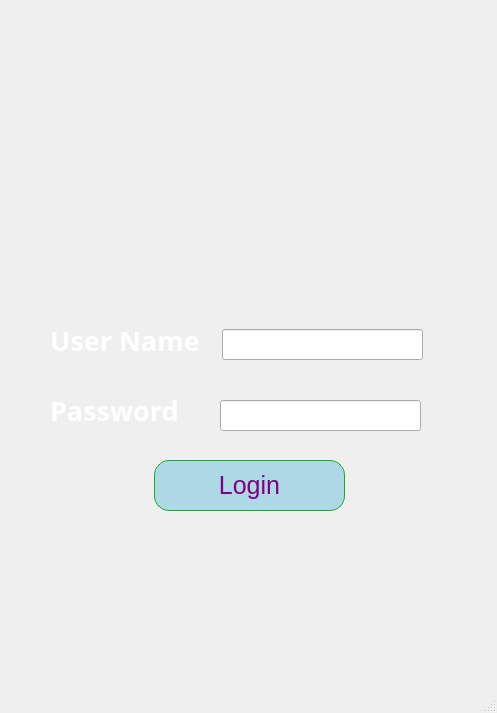
<?xml version="1.0" encoding="UTF-8"?>
<ui version="4.0">
 <class>MainWindow</class>
 <widget class="QMainWindow" name="MainWindow">
  <property name="geometry">
   <rect>
    <x>0</x>
    <y>0</y>
    <width>497</width>
    <height>713</height>
   </rect>
  </property>
  <property name="maximumSize">
   <size>
    <width>638</width>
    <height>794</height>
   </size>
  </property>
  <property name="windowTitle">
   <string>MainWindow</string>
  </property>
  <property name="styleSheet">
   <string notr="true"/>
  </property>
  <widget class="QWidget" name="centralwidget">
   <property name="styleSheet">
    <string notr="true"/>
   </property>
   <widget class="QLabel" name="label">
    <property name="geometry">
     <rect>
      <x>0</x>
      <y>-40</y>
      <width>651</width>
      <height>781</height>
     </rect>
    </property>
    <property name="sizePolicy">
     <sizepolicy hsizetype="Expanding" vsizetype="Expanding">
      <horstretch>0</horstretch>
      <verstretch>0</verstretch>
     </sizepolicy>
    </property>
    <property name="text">
     <string/>
    </property>
    <property name="pixmap">
     <pixmap>C:/Users/eslam/OneDrive/Desktop/744ce6f62b4f8de089d9f87ab7a856fc.png</pixmap>
    </property>
   </widget>
   <widget class="QLabel" name="label_2">
    <property name="geometry">
     <rect>
      <x>50</x>
      <y>310</y>
      <width>161</width>
      <height>61</height>
     </rect>
    </property>
    <property name="font">
     <font>
      <family>Aachen</family>
      <pointsize>20</pointsize>
      <weight>75</weight>
      <bold>true</bold>
     </font>
    </property>
    <property name="styleSheet">
     <string notr="true">color: qlineargradient(spread:pad, x1:0, y1:0, x2:1, y2:0, stop:0 rgba(0, 0, 0, 255), stop:1 rgba(255, 255, 255, 255));</string>
    </property>
    <property name="text">
     <string>User Name</string>
    </property>
   </widget>
   <widget class="QLineEdit" name="lineEdit">
    <property name="geometry">
     <rect>
      <x>222</x>
      <y>329</y>
      <width>201</width>
      <height>31</height>
     </rect>
    </property>
    <property name="font">
     <font>
      <family>PT Bold Heading</family>
      <pointsize>12</pointsize>
     </font>
    </property>
   </widget>
   <widget class="QLineEdit" name="lineEdit_2">
    <property name="geometry">
     <rect>
      <x>220</x>
      <y>400</y>
      <width>201</width>
      <height>31</height>
     </rect>
    </property>
    <property name="font">
     <font>
      <family>PT Bold Heading</family>
      <pointsize>12</pointsize>
     </font>
    </property>
   </widget>
   <widget class="QLabel" name="label_3">
    <property name="geometry">
     <rect>
      <x>50</x>
      <y>380</y>
      <width>161</width>
      <height>61</height>
     </rect>
    </property>
    <property name="font">
     <font>
      <family>Aachen</family>
      <pointsize>20</pointsize>
      <weight>75</weight>
      <bold>true</bold>
     </font>
    </property>
    <property name="styleSheet">
     <string notr="true">color: qlineargradient(spread:pad, x1:0, y1:0, x2:1, y2:0, stop:0 rgba(0, 0, 0, 255), stop:1 rgba(255, 255, 255, 255));</string>
    </property>
    <property name="text">
     <string>Password</string>
    </property>
   </widget>
   <widget class="QLabel" name="label_4">
    <property name="geometry">
     <rect>
      <x>80</x>
      <y>60</y>
      <width>331</width>
      <height>281</height>
     </rect>
    </property>
    <property name="text">
     <string/>
    </property>
    <property name="pixmap">
     <pixmap>C:/Users/eslam/OneDrive/Desktop/4e618755b1444e6eb2ba2a7d70ecc60d.png</pixmap>
    </property>
    <property name="scaledContents">
     <bool>true</bool>
    </property>
   </widget>
   <widget class="QPushButton" name="pushButton">
    <property name="geometry">
     <rect>
      <x>154</x>
      <y>460</y>
      <width>191</width>
      <height>51</height>
     </rect>
    </property>
    <property name="styleSheet">
     <string notr="true">box-shadow: 3px 5px 0px 0px #3dc21b;
	background:linear-gradient(to bottom, #59635c 5%, #5cbf2a 100%);
	background-color:#ADD8E6;
	border-radius:15px;
	border:1px solid #18ab29;
	display:inline-block;
	cursor:pointer;
	color:purple;
	font-family:Arial;
	font-size:25px;
	padding:10px 36px;
	text-decoration:none;
	text-shadow:0px 4px 0px #2f6627;</string>
    </property>
    <property name="text">
     <string>Login</string>
    </property>
   </widget>
  </widget>
  <widget class="QStatusBar" name="statusbar"/>
 </widget>
 <resources/>
 <connections/>
</ui>
